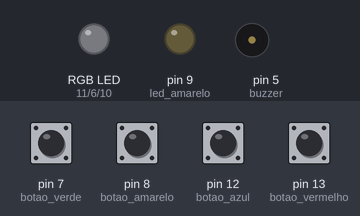
Recording of a sketch running on a simulated Arduino Uno, built with avr-gcc and run on an emulated ATmega328P. Parts: an RGB LED mixed from three pins (HIGH = lit), output pins drawn as LEDs (lit = HIGH), buzzer (waves = sounding). Dashed ring = blinking. The inputs (shaded band) are chosen by the test bench; at power-on: pin 7 (botao_verde), pin 8 (botao_amarelo), pin 12 (botao_azul), pin 13 (botao_vermelho) HIGH. Dim RGB values are drawn brighter than linear; random numbers use the default seed unless the sketch sets one; what the sketch prints to the serial monitor is not drawn. At 5.0 s the program stops and its outputs stay as they are.

Above: at 1.4 s.
1.5 s: pin 7 (botao_verde) pulled LOW for 0.15 s
At 1.8 s:
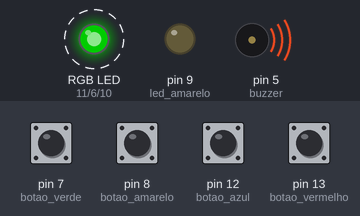
At 3.5 s:
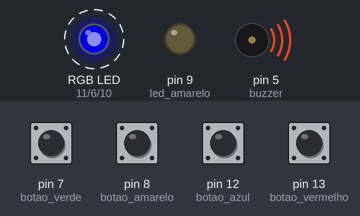
4.6 s: pin 8 (botao_amarelo) pulled LOW for 0.15 s
At 4.81 s:
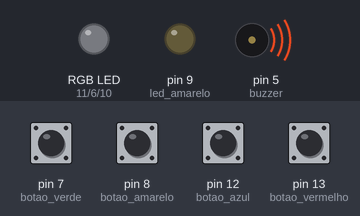
Timing chart, 0 to 6.5 s (numbered marks = the images above; inputs shaded):
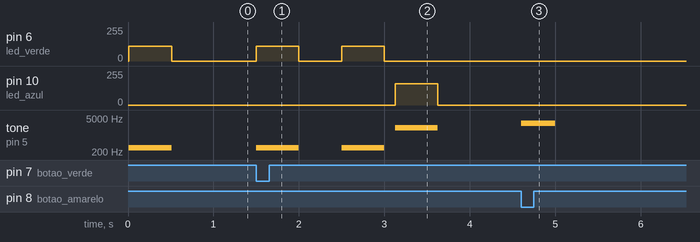

Measured:
- after the input at 1.5 s, pin 6 (led_verde): alternates 110/255 for 0.50 s and 0/255 for 0.50 s, 4 changes in all, then stays 0/255, starting at once; pin 10 (led_azul): 0/255 → 160/255 after 1.6 s, → 0/255 0.50 s later; tone on pin 5 (buzzer): plays 300 Hz for 0.50 s, 300 Hz for 0.50 s, 2000 Hz for 0.50 s, starting at once
- after the input at 4.6 s, tone on pin 5 (buzzer): silent → 3000 Hz at once, → silent 0.40 s later

The sketch:

Genius.ino
```cpp
/*
 * Código desenvolvido em 31/12/2019 por Rodrigo e Simone para o brinquedo Genius,
 * obedecendo o mesmo padrão de funcionamento do brinquedo original.
 *
 * Durante o desenvolvimento, o foco sempre esteve na simplicidade e funcionalidade.
 *
 * Para montar esse brinquedo, são necessários:
 *    4 LEDS coloridos
 *    4 Botões
 *    1 Buzzer
 *    Vários jumpers e uma protoboard
 *
 * Os leds foram todos ligados em pinos PWM pra ser possível montar o protótipo sem
 * a necessidade de resistores.
 *
 * Os pinos dos botões estão todos configurados como INPUT_PULLUP, também dispensando o
 * uso de resistores adicionais.
 *
 * Cada nota/botão/led é representado por um número inteiro de 1 a 4:
 *    1 - Verde
 *    2 - Amarelo
 *    3 - Vermelho
 *    4 - Azul
 */
/*
==============================================================================================================
MAPEAMENTO DE HARDWARE:
==============================================================================================================*/

  //Pinos dos LEDS - todos PWM
  #define led_vermelho 11
  #define led_azul 10
  #define led_amarelo 9
  #define led_verde 6

  //Pinos dos Botões
  #define botao_azul 12
  #define botao_vermelho 13
  #define botao_amarelo 8
  #define botao_verde 7

  //Pino do buzzer
  #define buzzer 5


/*
==============================================================================================================
CONSTANTES e VARIÁVEIS:
==============================================================================================================*/

  //Define o tempo em que cada nota toca quando a sequencia está sendo reproduzida. (menor = mais rápido)
  #define tempo_nota 500

  //Define qual o número máximo de notas criadas aleatoriamente
  #define quantas_notas 99

  //Inicializa as variáveis
  int notas[quantas_notas];
  int nivel_atual = 1;

/*
==============================================================================================================
CONFIGURAÇÃO:
==============================================================================================================*/
void setup() {

  //Pinos dos LEDS e do Buzzer como saída
  pinMode(led_azul, OUTPUT);
  pinMode(led_vermelho, OUTPUT);
  pinMode(led_amarelo, OUTPUT);
  pinMode(led_verde, OUTPUT);
  pinMode(buzzer, OUTPUT);

  //Pinos dos botões como entradas normalmente ligadas
  pinMode(botao_azul, INPUT_PULLUP);
  pinMode(botao_vermelho, INPUT_PULLUP);
  pinMode(botao_amarelo, INPUT_PULLUP);
  pinMode(botao_verde, INPUT_PULLUP);

  //Inicializa comunicação serial
  Serial.begin(9600);
  Serial.println("Começou!");

  //Define aleatoriamente a sequencia de notas. A sequencia de notas é um conjunto de valores inteiros de 1 a 4.
  randomSeed(analogRead(0));
  for (int x=0; x<quantas_notas; x++) {
      notas[x] = random(1,5);
    }


}


/*
==============================================================================================================
PROGRAMA PRINCIPAL:
==============================================================================================================*/
void loop() {


  joga(nivel_atual);       //função mais importante, veja abaixo.

  nivel_atual = nivel_atual+1;      //aumenta o nível, um por vez.

  delay(500);


}


/*==============================================================================================================
DEFININDO CADA FUNÇÃO:
==============================================================================================================*/

void joga(int nivel) {
  //Reproduz a sequencia de notas até o nível atual
  for (int x=0; x<nivel; x++) {
    acende_toca(notas[x]);
    delay(tempo_nota/4);
  }

  //Testa se o botão pressionado é o correto, caso positivo, reproduz a nota corresponde e passa para a nota seguinte
  for (int x=0; x<nivel; x++) {
     if (ler_botao()==notas[x]) {
        acende_toca(notas[x]);
        }
     else {
        perdeu();
            }
      }
   }


//Executada quando um botão incorreto é pressionado. (faz uns bips e acende os leds, quanto mais leds acesos, maior foi a pontuação obtida)
void perdeu() {

        tone(buzzer, 3000, 100);
        delay(100);
        tone(buzzer, 3000, 100);
        delay(100);
        tone(buzzer, 3000, 100);
        delay(100);
        tone(buzzer, 3000, 100);
        delay(100);
        Serial.println("Perdeu!");
        Serial.print("Nivel atingido: ");
        Serial.println(nivel_atual);
        if (nivel_atual>2) {
          analogWrite(led_verde, 110);
        }
        if (nivel_atual>5) {
          analogWrite(led_amarelo, 102);
        }
        if (nivel_atual>8) {
          analogWrite(led_vermelho, 92);
        }
        if (nivel_atual>11) {
          analogWrite(led_azul, 160);
        }
        while(true) {} //apenas para parar a execução do código

  }


//Espera um botão ser pressionado e retorna o número correspondente
int ler_botao() {

     while (true){
        //Azul
        if (digitalRead(botao_azul) == LOW) {
          return 4;
          break;
        }

        //Vermelho
        else if (digitalRead(botao_vermelho) == LOW) {
          return 3;
          break;
        }

        //Amarelo
        else if (digitalRead(botao_amarelo) == LOW) {
          return 2;
          break;
        }

        //Verde
        else if (digitalRead(botao_verde) == LOW) {
          return 1;
          break;
        }

        }
}

//Acende o LED e toca o som correspondente a cada botão
void acende_toca(int cor) {

        //Verde
        if (cor == 1) {
          analogWrite(led_verde, 110);
          tone(buzzer, 300, tempo_nota);
          delay(tempo_nota);
          analogWrite(led_verde, LOW);
        }

        //Amarelo
        if (cor == 2) {
          analogWrite(led_amarelo, 102);
          tone(buzzer, 600, tempo_nota);
          delay(tempo_nota);
          analogWrite(led_amarelo, LOW);
        }

        //Vermelho
        if (cor == 3) {
          analogWrite(led_vermelho, 92);
          tone(buzzer, 1200, tempo_nota);
          delay(tempo_nota);
          analogWrite(led_vermelho, LOW);
        }

        //Azul
        if (cor == 4) {
          analogWrite(led_azul, 160);
          tone(buzzer, 2000, tempo_nota);
          delay(tempo_nota);
          analogWrite(led_azul, LOW);
        }
}


//Função para teste de hardware. Nela, ao pressionar o botão, o som correspondente toca e o LED acende.
void testa_hardware() {

  //Azul
  if (digitalRead(botao_azul) == LOW) {
    analogWrite(led_azul, 160);
    tone(buzzer, 2000, 10);
  }
  else {
    analogWrite(led_azul, LOW);
  }

  //Vermelho
  if (digitalRead(botao_vermelho) == LOW) {
    analogWrite(led_vermelho, 92);
    tone(buzzer, 1200, 10);
  }
  else {
    analogWrite(led_vermelho, LOW);
  }

  //Amarelo
  if (digitalRead(botao_amarelo) == LOW) {
    analogWrite(led_amarelo, 102);
    tone(buzzer, 600, 10);
  }
  else {
    analogWrite(led_amarelo, LOW);
  }

  //Verde
  if (digitalRead(botao_verde) == LOW) {
    analogWrite(led_verde, 110);
    tone(buzzer, 300, 10);
  }
  else {
    analogWrite(led_verde, LOW);
  }
}
```
